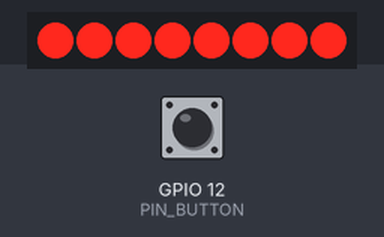
This sketch was run on a simulated ESP8266 (NodeMCU). Parts: 8 port-expander outputs drawn as a row of LEDs (first output left, lit = HIGH). Wiring (inferred from the names in the program): PCF8574 port expander at I2C address 0x3E. Wiring (inferred from the signals the program sends): row of LEDs: on Q0, Q1, Q2, Q3, Q4, Q5, Q6, Q7. The inputs (shaded band) are chosen by the test bench; at power-on: GPIO 12 (PIN_BUTTON) HIGH. WiFi joins after 1.5 s; servers stay silent unless stated; no MQTT or app messages arrive unless stated.

Above: at 6.2 s.
6.3 s: GPIO 12 (PIN_BUTTON) pulled LOW for 0.15 s
At 6.9 s:
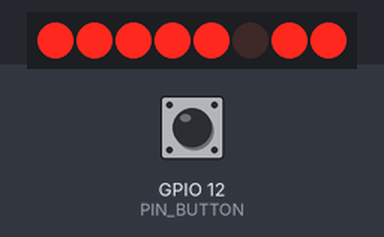
8.8 s: GPIO 12 (PIN_BUTTON) pulled LOW for 1 s
At 10.7 s:
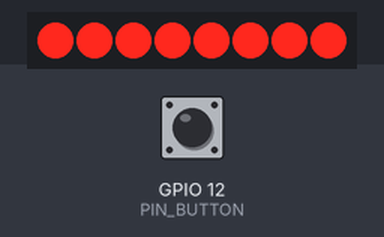
11.3 s: GPIO 12 (PIN_BUTTON) pulled LOW for 3.2 s
At 11.9 s:
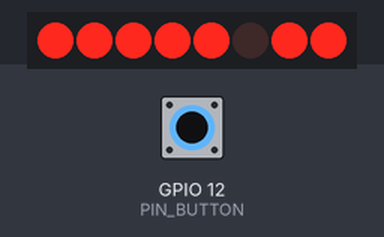
16.8 s: GPIO 12 (PIN_BUTTON) pulled LOW for 3.2 s
At 21.3 s:
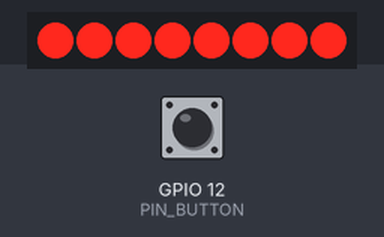
21.5 s: GPIO 12 (PIN_BUTTON) pulled LOW for 3.2 s
At 22.0 s:
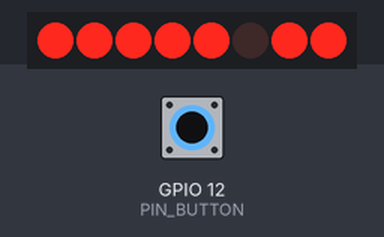
27.1 s: GPIO 12 (PIN_BUTTON) pulled LOW for 3.2 s
At 32.0 s:
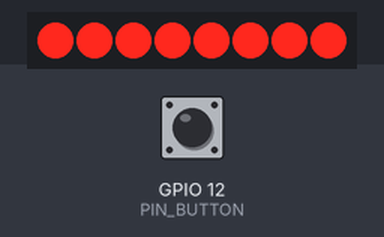
Timing chart, 0 to 33.5 s (numbered marks = the images above; inputs shaded):
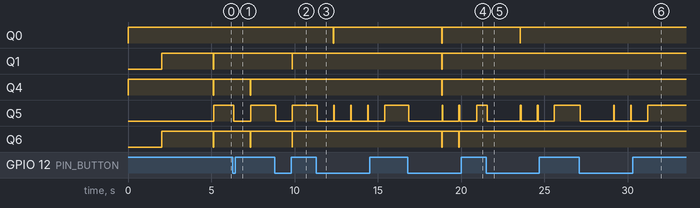

Measured:
- after the input at 6.3 s, Q4, Q6: HIGH → LOW after 1.1 s, → HIGH 0.01 s later; Q5: HIGH → LOW after 0.06 s, → HIGH 1.0 s later
- after the input at 8.8 s, Q1, Q6: HIGH → LOW after 1.0 s, → HIGH 0.01 s later; Q5: HIGH → LOW after 0.06 s, → HIGH 1.0 s later
- after the input at 11.3 s, Q0: HIGH → LOW after 1.0 s, → HIGH 0.02 s later; Q5: alternates HIGH for 0.04 s and LOW for 0.98 s, starting after 0.06 s
- after the input at 16.8 s, Q0, Q1, Q4: HIGH → LOW after 2.0 s, → HIGH 0.02 s later; Q5: HIGH → LOW after 0.06 s, then repeats every 1.0 s: HIGH 0.04 s, LOW 0.96 s; Q6: alternates HIGH for 1.0 s and LOW for 0.02 s, starting after 2.0 s
- after the input at 21.5 s, Q0: HIGH → LOW after 2.0 s, → HIGH 0.02 s later; Q5: HIGH → LOW after 0.06 s, then repeats every 1.0 s: HIGH 0.04 s, LOW 0.98 s
- after the input at 27.1 s, Q5: HIGH → LOW after 0.06 s, then repeats every 1.0 s: HIGH 0.04 s, LOW 0.98 s, until it stays HIGH from 31.2 s

The sketch:

mqtt_push_button.ino
```cpp
#include <Wire.h>
#include <ESP8266WiFi.h>
#include <PubSubClient.h> // https://github.com/knolleary/pubsubclient/

char *wifi_ssid = "wifi ssid";
char *wifi_password = "wifi password";

char *mqtt_server    = "mqtt.example.com";
int  mqtt_port      = 1883;
char *mqtt_username = "username";
char *mqtt_password = "password";
char *mqtt_topic    = "topic";

#define PIN_BUTTON 12

WiFiClient wifi_client;
PubSubClient mqtt_client(mqtt_server, mqtt_port, mqtt_sub_callback, wifi_client);

void setup() {
  pinMode(PIN_BUTTON, INPUT);

  Wire.begin(5, 4);
  aqm0802_init();

  aqm0802_print("MQTT Push Button");
  delay(2000);

  WiFi.begin(wifi_ssid, wifi_password);
  int wifi_count = 0;
  while (WiFi.status() != WL_CONNECTED) {
    if (wifi_count % 2 == 0) aqm0802_print("WIFI    conn... ");
    else                     aqm0802_print("WIFI    conn..  ");
    wifi_count ++;
    delay(500);
  }

  aqm0802_print("MQTT    conn... ");
  delay(1000);

  if (mqtt_client.connect("client_id", mqtt_username, mqtt_password) == false) {
    aqm0802_print("conn failed...  ");
    delay(3000);
    reboot();
  }
  aqm0802_print("connected!      ");
  delay(500);
}

bool flag = false;

void loop() {
  // for MQTT
  if (!mqtt_client.connected()) {
    reboot();
  }
  mqtt_client.loop();

  // something to do here...
  if (digitalRead(PIN_BUTTON) == LOW && flag == false) {
    aqm0802_print("publish!        ");
    mqtt_client.publish(mqtt_topic, "press_button");
    flag = true;
    delay(1000);
    aqm0802_print("waiting...      ");
  }
  else {
    flag = false;
    if ((millis()/500) % 2 == 1) {
      aqm0802_print("press   button..");
    }
    else {
      aqm0802_print("press   button. ");
    }
  }
}

void mqtt_sub_callback(char* topic, byte* payload, unsigned int length) {
  aqm0802_print((char*)payload, length);
}

// ESP8266 special
void reboot() {
  delay(1000);
  ESP.restart();
  while (true) {};
}
```

aqm0802.ino
```cpp
//////////////////////////////////////////////////////////
//
// AQM0802A - http://akizukidenshi.com/catalog/g/gP-06669/
//
// How to use...
//
//   #include <Wire.h>
//
//   void setup() {
//     Wire.begin(5, 4);
//     aqm0802_init();
//     aqm0802_print("hello world");
//     delay(1000);
//   }
//   void loop() {}
//
#define AQM0802_ADDR 0x3e

void aqm0802_init() {
  // http://maicommon.ciao.jp/ss/Arduino_g/LCD_I2C/index.htm
  aqm0802_cmd(0x38);
  aqm0802_cmd(0x39);
  aqm0802_cmd(0x14);
  aqm0802_cmd(0x70);
  aqm0802_cmd(0x56);
  aqm0802_cmd(0x6c);

  aqm0802_cmd(0x38);
  aqm0802_cmd(0x0c);

  aqm0802_clear();
}

void aqm0802_clear() {
  aqm0802_cmd(0x01);
}

void aqm0802_print(char *str) {
  aqm0802_print(str, strlen(str));
}

void aqm0802_print(char *str, int len) {
  aqm0802_move_cursor(0, 0);

  if (str == NULL) {
    aqm0802_clear();
    return;
  }

  if (len == 0) {
    aqm0802_clear();
    return;
  }

  // for AQM0802 display size
  int char_count = len;
  if (char_count > 16) char_count = 16;

  // print character
  for (int i = 0; i < char_count; ++i) {
    aqm0802_char(str[i]);
    if (i  == 7) {
      aqm0802_move_cursor(0, 1);
    }
  }
}

void aqm0802_move_cursor(uint8_t x, uint8_t y) {
  if (y == 0) {
    aqm0802_cmd(0x80 + x);
  }
  else if (y == 1) {
    aqm0802_cmd(0xc0 + x);
  }
}

void aqm0802_cmd(char d) {
  aqm0802_data(0x00, d);
}

void aqm0802_char(char d) {
  aqm0802_data(0x40, d);
}

void aqm0802_data(char c, char d) {
  Wire.beginTransmission(AQM0802_ADDR);
  Wire.write(c);
  Wire.write(d);
  Wire.endTransmission();
  delayMicroseconds(20);
}
```
